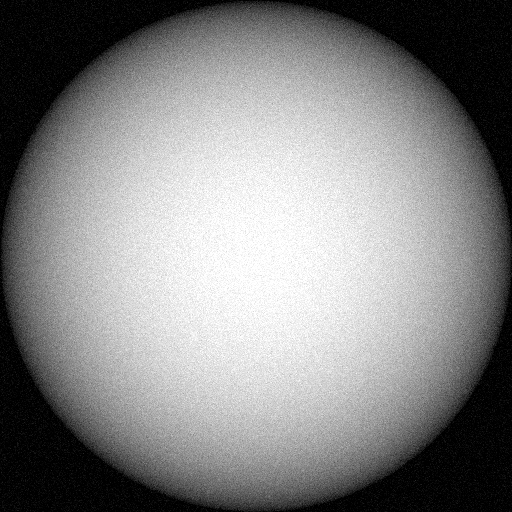
#> input picture DIP-HW2/data/q5/a.png, 512 x 512 px, found by its file name; the run also reads 1 picture not shown here
$ jupyter execute Q5.ipynb
#> lines starting #> are read from the running program, lines starting #| are printed output that depends on the picture; long printed decimals are rounded
[cell 1]
import numpy as np
import cv2
import os
import matplotlib.pyplot as plt

[cell 2]
image_a = cv2.imread('/mnt/e/Term 4/HW/DIP-HW2/data/q5/a.png', cv2.IMREAD_GRAYSCALE)
#> image_a is the input picture: shape (512, 512); min 0, max 255, mean 133.3
image_b = cv2.imread('/mnt/e/Term 4/HW/DIP-HW2/data/q5/b.png', cv2.IMREAD_GRAYSCALE)

print(f'Shape of image a is: {image_a.shape}')
#| Shape of image a is: (512, 512)
print(f'Shape of image b is: {image_b.shape}')
#| Shape of image b is: (512, 512)

[cell 3]
mean_a = np.mean(image_a)
#> mean_a = 133.3
mean_b = np.mean(image_b)
#> mean_b = 133.1

print(f"Mean intensity of noisy image (a.png): {mean_a:.2f}")
#| Mean intensity of noisy image (a.png): 133.31
print(f"Mean intensity of ideal image (b.png): {mean_b:.2f}")
#| Mean intensity of ideal image (b.png): 133.06
print(f"Difference in mean intensity: {abs(mean_a - mean_b):.2f}")
#| Difference in mean intensity: 0.25

[cell 4]
plt.figure(figsize=(8, 4))

plt.subplot(1, 2, 1)
plt.imshow(image_b, cmap='gray')
plt.title(f"Ideal Image (b.png)\nMean: {mean_b:.2f}")
plt.axis('off')

plt.subplot(1, 2, 2)
plt.imshow(image_a, cmap='gray')
plt.title(f"Noisy Image (a.png)\nMean: {mean_a:.2f}")
plt.axis('off')

plt.tight_layout()
plt.show()
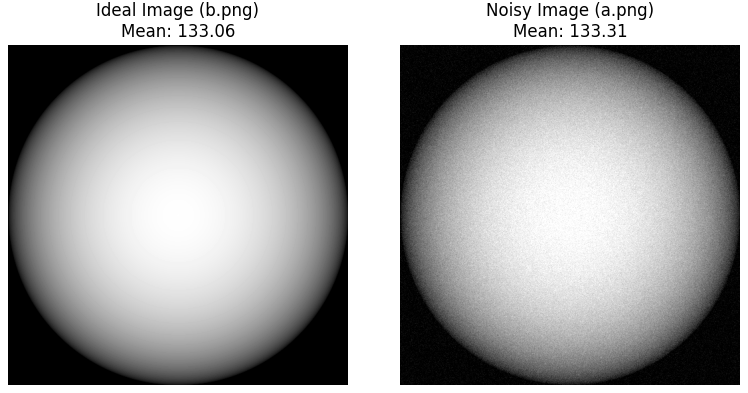
#> figure drawn by matplotlib, 2 panels

[cell 5]
filter_sizes = [3, 5, 7, 9]

output_dir = '/mnt/e/Term 4/HW/DIP-HW2/results/q5'
os.makedirs(output_dir, exist_ok=True)

plt.figure(figsize=(14, 12))
plt.subplot(2, 3, 1)
plt.imshow(image_b, cmap='gray')
plt.title(f"Noisy (Mean: {mean_b:.2f})")
plt.axis('off')

for idx, kernel in enumerate(filter_sizes, start=2):
    filtered_image = cv2.blur(image_a, ksize=(kernel, kernel))
    mean_filtered = np.mean(filtered_image)

    out_path = os.path.join(output_dir, f'{kernel}.png')
    cv2.imwrite(out_path, filtered_image)

    plt.subplot(2, 3, idx)
    plt.imshow(filtered_image, cmap='gray')
    plt.title(f'Box {kernel}x{kernel}\nMean: {mean_filtered:.2f}')
    plt.axis('off')

plt.tight_layout()
plt.show()
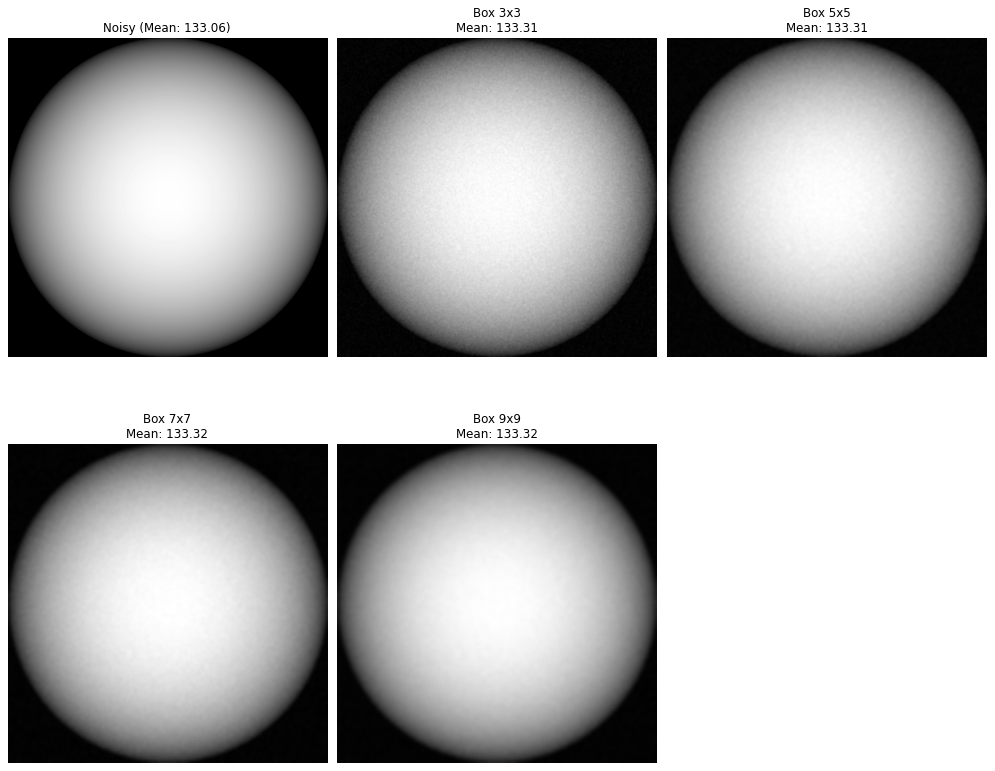
#> figure drawn by matplotlib, 5 panels

[cell 6]
filtered_images = {
    '3': '/mnt/e/Term 4/HW/DIP-HW2/results/q5/3.png',
    '5': '/mnt/e/Term 4/HW/DIP-HW2/results/q5/5.png',
    '7': '/mnt/e/Term 4/HW/DIP-HW2/results/q5/7.png',
    '9': '/mnt/e/Term 4/HW/DIP-HW2/results/q5/9.png'
}

[cell 7]
def compute_mse(image1, image2):
    return np.mean((image1.astype('float32') - image2.astype('float32')) ** 2)

[cell 8]
for k, path in filtered_images.items():
    filtered_img = cv2.imread(path, cv2.IMREAD_GRAYSCALE)
    mse = compute_mse(image_b, filtered_img)
#> mse = 13.32
    print(f'MSE of ideal image vs filtered image(kernel = {k}*{k}) is: {mse:0.4f}')
#| MSE of ideal image vs filtered image(kernel = 3*3) is: 13.3222

[cell 9]
kernel_sizes = list(range(3, 128, 2))
#> kernel_sizes = 63 values from 3 to 127
mse_values = []

for k in kernel_sizes:
    filtered = cv2.blur(image_a, (k, k))
    mse = compute_mse(image_b, filtered)
    mse_values.append(mse)
#> this loop made 63 passes
#> (k, mse) on passes 1 to 12: (3, 13.32), (5, 8.15), (7, 7.47), (9, 7.99), (11, 9.12), (13, 10.63), (15, 12.5), (17, 14.7), (19, 17.18), (21, 19.94), (23, 22.97), (25, 26.28)
#> after the loop, mse_values = 63 values, max 545.7 at index 62, min 7.47 at index 2, mean 192.5

min_mse = min(mse_values)
#> min_mse = 7.47
best_k = kernel_sizes[np.argmin(mse_values)]
#> best_k = 7

print(f'Best kernel is : {best_k} * {best_k}')
#| Best kernel is : 7 * 7
print(f'Min mse is {min_mse}')
#| Min mse is 7.468

[cell 10]
plt.figure(figsize=(10, 6))
plt.plot(kernel_sizes, mse_values, marker='o', linestyle='-', color='blue', label='MSE vs Kernel Size')
plt.axvline(best_k, color='red', linestyle='--', label=f'Optimal k = {best_k}')
plt.title('MSE vs Box Filter Size (k×k)')
plt.xlabel('Kernel Size k')
plt.ylabel('MSE')
plt.grid(True)
plt.legend()
plt.tight_layout()
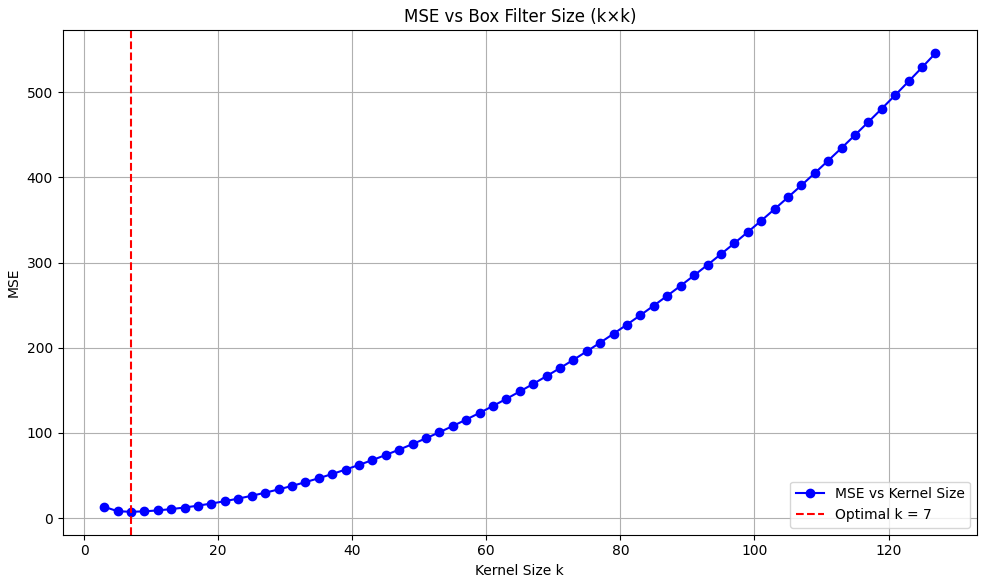
#> figure drawn by matplotlib, 1 panel; curve peaks at x = 127, y = 545.7
